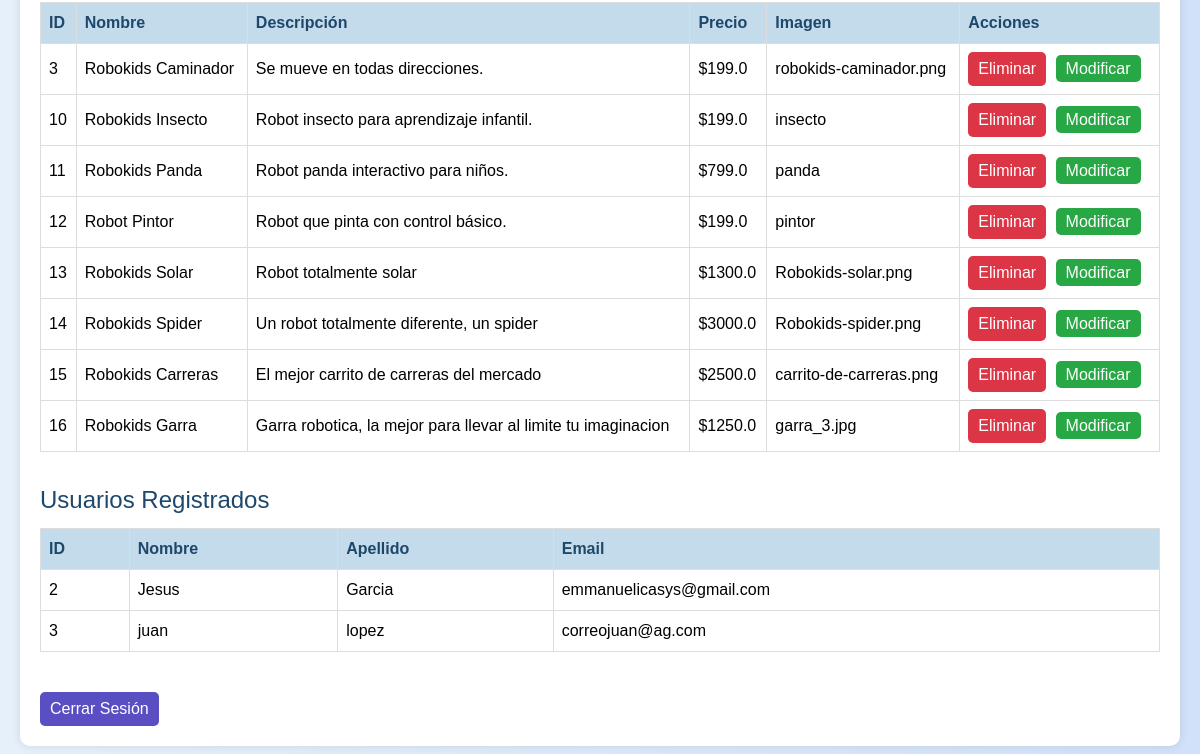
Page /admin_panel (signed in, lower part) on the earlier database version.
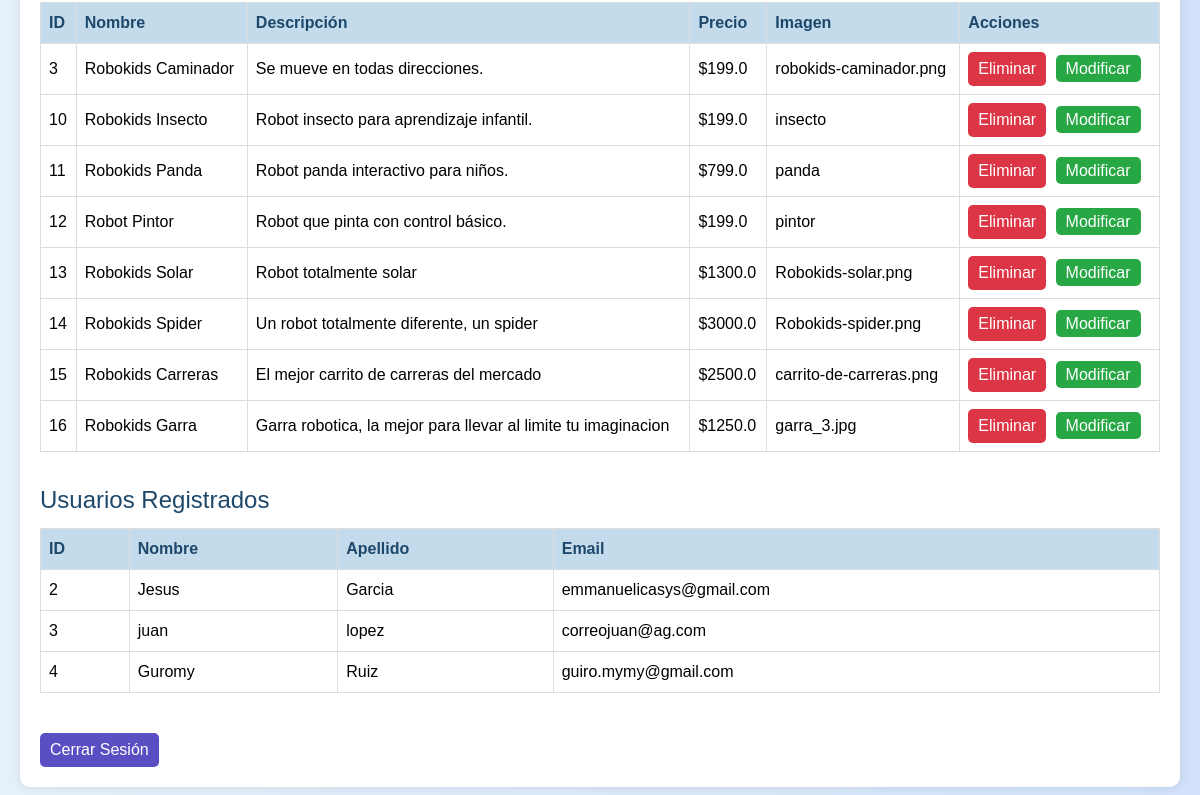
Same page on the later database version.
### tables this page shows
CREATE TABLE productos (
                id INTEGER PRIMARY KEY AUTOINCREMENT,
                nombre TEXT NOT NULL,
                descripcion TEXT,
                precio REAL NOT NULL,
                imagen TEXT,
                categoria TEXT DEFAULT 'Sin categoría'
            );

CREATE TABLE usuarios (
                id INTEGER PRIMARY KEY AUTOINCREMENT,
                nombre TEXT NOT NULL,
                apellido TEXT,
                email TEXT NOT NULL UNIQUE,
                contraseña TEXT NOT NULL,
                google_id TEXT,
                facebook_id TEXT,
                twitter_id TEXT
            );

### app.py (the view)
@app.route('/admin_panel')
def admin_panel():
    if 'is_admin' not in session or not session['is_admin']:
        return redirect(url_for('login'))
    try:
        conn = get_db_connection()
        cursor = conn.cursor()
        cursor.execute("SELECT * FROM productos WHERE categoria LIKE '%Popular%'")
        productos_popular = cursor.fetchall()
        print("Productos Popular:", [(p['nombre'], p['categoria']) for p in productos_popular])
        cursor.execute("SELECT * FROM productos WHERE categoria LIKE '%Componentes%'")
        productos_componentes = cursor.fetchall()
        print("Productos Componentes:", [(p['nombre'], p['categoria']) for p in productos_componentes])
        cursor.execute("SELECT * FROM productos WHERE categoria LIKE '%Robokids%'")
        productos_robokids = cursor.fetchall()
        print("Productos Robokids:", [(p['nombre'], p['categoria']) for p in productos_robokids])
        cursor.execute('SELECT u.id, u.nombre, u.apellido, u.email FROM usuarios u LEFT JOIN admin a ON u.id = a.usuario_id WHERE a.id IS NULL')
        usuarios = cursor.fetchall()
        print("Usuarios:", [(u['nombre'], u['email']) for u in usuarios])
        conn.close()
        return render_template('admin_panel.html',
                             productos_popular=productos_popular,
                             productos_componentes=productos_componentes,
                             productos_robokids=productos_robokids,
                             usuarios=usuarios)
    except sqlite3.Error as e:
        flash(f'Error al cargar el panel de administración: {str(e)}', 'danger')
        return render_template('admin_panel.html', productos_popular=[], productos_componentes=[], productos_robokids=[], usuarios=[])

### app.py (called while the page is built)
def get_db_connection():
    conn = sqlite3.connect('tienda.db')
    conn.row_factory = sqlite3.Row
    return conn

### templates/admin_panel.html (shortened to what this page needs)
<!DOCTYPE html>
<html lang="es">
<head>
    <script src="https://cdn.tailwindcss.com"></script>
    <link href="https://fonts.cdnfonts.com/css/agrandir" rel="stylesheet">
</head>
<body>
    <div class="admin-container">
        <table>
            <tr>
                <th>ID</th>
                <th>Nombre</th>
                <th>Descripción</th>
                <th>Precio</th>
                <th>Imagen</th>
                <th>Acciones</th>
            </tr>
            {% for producto in productos_robokids %}
            <tr>
                <td>{{ producto['id'] }}</td>
                <td>{{ producto['nombre'] }}</td>
                <td>{{ producto['descripcion'] }}</td>
                <td>${{ producto['precio'] }}</td>
                <td>{{ producto['imagen'] }}</td>
                <td>
                    <form action="{{ url_for('admin_eliminar_producto', producto_id=producto['id']) }}" method="POST" style="display:inline;">
                        <button type="submit" class="btn btn-eliminar">Eliminar</button>
                    </form>
                    <a href="{{ url_for('admin_modificar_producto', producto_id=producto['id']) }}" class="btn btn-modificar">Modificar</a>
                </td>
            </tr>
            {% else %}
            <tr>
                <td colspan="6">No hay productos en esta sección.</td>
            </tr>
            {% endfor %}
        </table>
        <h3 class="section-title">Usuarios Registrados</h3>
        <table>
            <tr>
                <th>ID</th>
                <th>Nombre</th>
                <th>Apellido</th>
                <th>Email</th>
            </tr>
            {% for usuario in usuarios %}
            <tr>
                <td>{{ usuario['id'] }}</td>
                <td>{{ usuario['nombre'] }}</td>
                <td>{{ usuario['apellido'] or 'N/A' }}</td>
                <td>{{ usuario['email'] }}</td>
            </tr>
            {% else %}
            <tr>
                <td colspan="4">No hay usuarios registrados.</td>
            </tr>
            {% endfor %}
        </table>
        <a href="{{ url_for('logout') }}" class="btn btn-agregar" style="margin-top: 20px; display: inline-block;">Cerrar Sesión</a>
    </div>
</body>
</html>

Differences in the rows shown:
added usuarios: id "4", nombre "Guromy", apellido "Ruiz", email "guiro.mymy@gmail.com"
